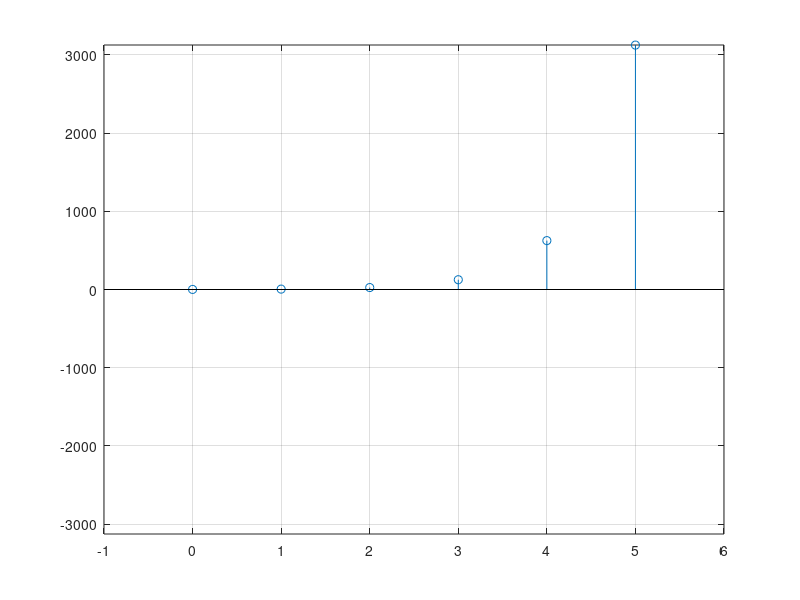

Recreate this plot in MATLAB.
clc; clear all; close all;
format compact;
R=input('Range of Exponential Signal= ')
a=input('What isthe Value of a? ')
x=[];
for i=0:R
	if i>=0
		x=[x a^i];
%	elseif i<0
%		x=[x 0];
	end
end
n=0:R;
stem(n,x)
axis([-1,(R+1),-(max(x)+1),(max(x)+1)])
grid on;